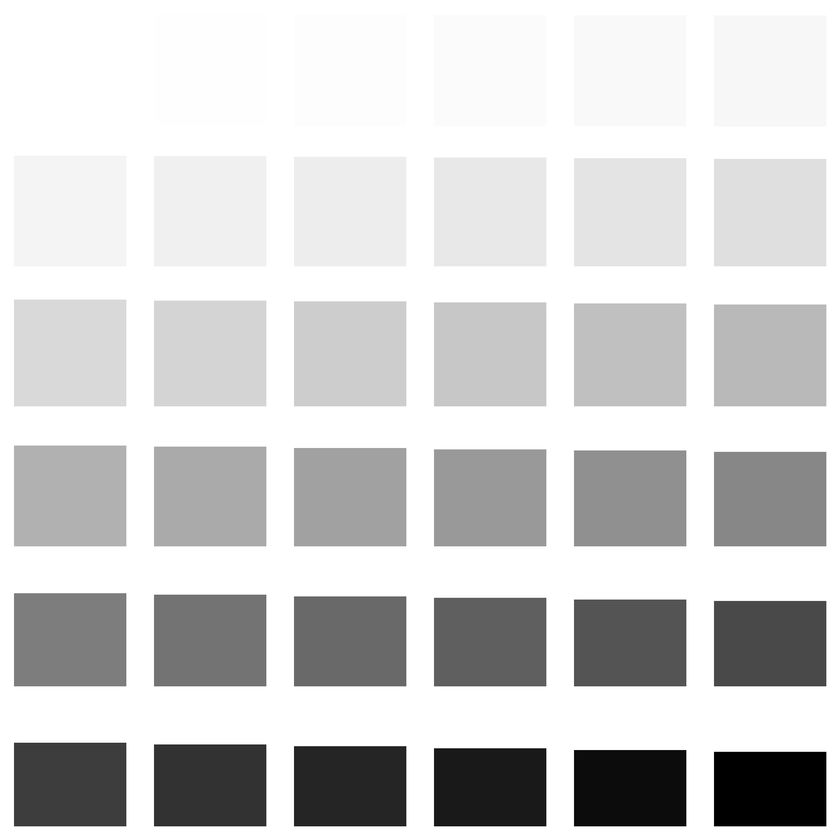
#> input picture sample_images/calibration_image.png, 840 x 840 px, shrunk from 2400 x 2400 before the run
$ python optimize_color_photo.py 100 3 3 sample_images/calibration_image.png sample_images/calibration_image.png
#> lines starting #> are read from the running program, lines starting #| are printed output that depends on the picture; after the words box and inside, x2 and y2 are one past the last pixel; in counts of white or black regions, pixels touching at a corner belong together
### calibration_profile.py
from typing import Generator
import math
import numpy as np
import cv2 as cv


class Image(np.ndarray): pass


class CalibrationArea:

    def __init__(self, top_left_corner, bottom_right_corner, svg_hls_color):
        self.top_left_corner = top_left_corner
        self.bottom_right_corner = bottom_right_corner
        self.svg_hls_color = svg_hls_color


class AbstractCalibrationImageSpecification:

    def get_width(self) -> int:
        pass

    def get_height(self) -> int:
        pass

    def get_whitespace_areas(self) -> Generator[CalibrationArea, None, None]:
        pass

    def get_colored_areas(self) -> Generator[CalibrationArea, None, None]:
        pass


class ARUCOCalibrationSpecification(AbstractCalibrationImageSpecification):

    # [9 lines left out: function __init__, not called in this run]

    def get_width(self) -> int:
        return self.calibration_image_width

    def get_height(self) -> int:
        return self.calibration_image_height

    # [30 lines left out: functions get_whitespace_areas, get_colored_areas, not called in this run]


class GridCalibrationSpecification(AbstractCalibrationImageSpecification):

    def __init__(self, block_size: int, number_of_rows: int, number_of_columns: int, non_linearity_value:float = 1.8):
        self.block_size = block_size
        self.number_of_rows = number_of_rows
        self.number_of_columns = number_of_columns
        self.non_linearity_value = non_linearity_value

        self.calibration_image_width = math.ceil(number_of_columns * self.block_size)
        self.calibration_image_height = math.ceil(number_of_rows * self.block_size)

    def get_width(self) -> int:
        return self.calibration_image_width

    def get_height(self) -> int:
        return self.calibration_image_height

    def get_whitespace_areas(self) -> Generator[CalibrationArea, None, None]:
        x = (self.block_size / 2)
        x_end = (self.block_size / 2) + self.block_size
        y = (self.block_size / 2)
        y_end = (self.block_size / 2) + self.block_size

        white_hls = np.uint8([[[0, 255, 0]]])

        yield CalibrationArea((x, y), (x_end, y_end), white_hls)

    def get_colored_areas(self) -> Generator[CalibrationArea, None, None]:
        spacing = self.block_size * 0.1
        # vertical safety to give room to smoke
        vertical_safety = (self.block_size - spacing) * 0.3
        # vertical_safety = 0
        number_of_blocks = (self.number_of_rows * self.number_of_columns) - 1
        block_count = -1
        for row_number in range(self.number_of_rows):
            for column_number in range(self.number_of_columns):
                # first block is whitespace
                if block_count == -1:
                    block_count += 1
                    continue

                lightness_factor = math.pow((1 + block_count) / number_of_blocks, self.non_linearity_value)
                local_vertical_safety = vertical_safety * lightness_factor

                x = math.ceil((column_number * self.block_size) + spacing)
                y = math.ceil((row_number * self.block_size) + spacing + local_vertical_safety)

                x_end = math.ceil((column_number + 1) * self.block_size - spacing)
                y_end = math.ceil((row_number + 1) * self.block_size - spacing)

                # we suspect that the engraving darkness follows a root function, therefore we try to get the most
                # helpful data using an exponential function
                lightness = 255 - lightness_factor * 255
                hls_color = np.uint8([[[0, lightness, 0]]])

                block_count += 1
                yield CalibrationArea((x, y), (x_end, y_end), hls_color)


class CalibrationData:

    def __init__(self, calibration_specification: AbstractCalibrationImageSpecification, calibration_image: Image):
        self.median_whiteness = self.get_median_whiteness(calibration_specification, calibration_image)
        self.svg_lightness_to_engraved_lightness = self.get_input_output_mapping(calibration_specification, calibration_image)

    @staticmethod
    def get_median_whiteness(calibration_specification: AbstractCalibrationImageSpecification, calibration_image: Image):
        white_values = np.array([])
        # get median whiteness
        for calibration_area in calibration_specification.get_whitespace_areas():
            area_hls = CalibrationData.extract_color_from_area(calibration_area, calibration_image)
            values = np.reshape(area_hls[:, :, 1], (-1), 'C')

            white_values = np.append(white_values, values)

        return np.median(white_values)

    @staticmethod
    def get_input_output_mapping(calibration_specification: AbstractCalibrationImageSpecification, calibration_image: Image):
        svg_lightness_to_engraved_lightness = {}

        for calibration_area in calibration_specification.get_colored_areas():
            area_hls = CalibrationData.extract_color_from_area(calibration_area, calibration_image)
            values = np.reshape(area_hls[:, :, 1], (-1), 'C')
            measured_lightnesses = CalibrationData.filter_quantile(values, 0.4, 0.6)

            median_lightness = np.median(measured_lightnesses)
            svg_lightness_to_engraved_lightness[calibration_area.svg_hls_color[0, 0, 1]] = median_lightness

        return svg_lightness_to_engraved_lightness

    @staticmethod
    def filter_quantile(data, lower_limit, upper_limit):
        lower_quantile = np.quantile(data, lower_limit)
        upper_quantile = np.quantile(data, upper_limit)
        lower_filtered = data[lower_quantile <= data]
        upper_filtered = lower_filtered[lower_filtered <= upper_quantile]
        return upper_filtered

    @staticmethod
    def extract_color_from_area(calibration_area: CalibrationArea, calibration_image: Image):
        x, x_end = calibration_area.top_left_corner[0], calibration_area.bottom_right_corner[0]
        y, y_end = calibration_area.top_left_corner[1], calibration_area.bottom_right_corner[1]
        block = calibration_image[int(y):int(y_end), int(x):int(x_end)]
        block_hls = cv.cvtColor(block, cv.COLOR_RGB2HLS)
        return block_hls

    def get_dark_light_range(self):
        max_darkness = min(self.svg_lightness_to_engraved_lightness.values())
        return (self.median_whiteness - max_darkness) / 255;

### decolorize.py
import numpy as np

# source: https://github.com/damondpham/decolorize-RGB2grayscale

# Python implementation of this algorithm:
# Decolorize: Fast, Contrast Enhancing, Color to Grayscale Conversion
# Mark Grundland and Neil A. Dodgson
# Pattern Recognition, vol. 40, no. 11, pp. 2891-2896, (2007). ISSN 0031-3203.
# http://www.eyemaginary.com/Portfolio/TurnColorsGray.html
# http://www.eyemaginary.com/Rendering/decolorize.m

def decolorize(img, scale=None, effect=.5, noise=.001):
    # Read image as matrix.
    # RGB = mpimg.imread(img_fname)
    # adapted this to allow passing an already loaded image
    RGB = img

    # We need the values to be on [0, 1].
    ## This corrects for when values are integers [0, 255].
    if RGB.dtype != 'float32':
        if (np.min(RGB) >= 0) and (np.max(RGB) <= 255):
            RGB = RGB.astype(float) / 255
        # Not sure if other cases exist...

    dims = np.shape(RGB)

    # If the image is black and white, we only have
    ## the luminence channel itself (Y/L).
    if len(dims) == 1:
        print('Image is already decolorized.')
        return RGB

    tol = 100*np.finfo(float).eps
    if scale is None: scale = np.sqrt(2*min(dims[0:2]))

    #Remove transparency channel, if any.
    if dims[2] == 4:
        RGB = RGB[:,:,0:3]
        dims = np.shape(RGB)

    #We must compute achromatic luminence (Y)
    ## and the orthogonal chromatic channels (P, Q).
    # First, vectorize the image such that each pixel is a (R,G,B) column...
    RGB = RGB.transpose(2,1,0).reshape(dims[2],dims[0]*dims[1])
    # so that Y, P, Q can be computed via matrix multiplication.
    Weights = np.array([[0.2989360212937753847527155, 0.5870430744511212909351327, 0.1140209042551033243121518],
                        [.5000, .5000, -1.00],
                        [1.000, -1.00, 0.000]])
    YPQ = Weights.dot(RGB)
    [Y,P,Q] = map(np.squeeze, np.split(YPQ, 3, axis=0))

    # L: modified lumimence channel
    # S: saturation
    Lmax = 1
    Lscale = 0.66856793424088827189
    Smax = 1.1180339887498948482
    alter = effect*(Lmax/Smax)

    # C: chroma channel
    Ch = np.sqrt(np.square(P) + np.square(Q))

    # Sample each pixel's neighborhood.
    mesh = np.meshgrid(range(dims[0]), range(dims[1]))
    mesh = np.dstack([mesh[0], mesh[1]]).reshape(-1, 2)
    displace = scale * np.sqrt(2/np.pi) * np.random.normal(size=[dims[0]*dims[1],2])
    look = np.round(mesh + displace)
    # Correct out-of-bounds sample indices.
    redo = look[:,0] < 0
    look[redo,0] = (abs(look[redo,0]) % dims[0])
    redo = look[:,1] < 0
    look[redo,1] = (abs(look[redo,1]) % dims[1])
    redo = look[:,0] >= dims[0]
    look[redo,0] = dims[0] - (look[redo,0] % dims[0]) -1
    redo = look[:,1] >= dims[1]
    look[redo,1] = dims[1] - (look[redo,1] % dims[1]) -1
    look = (look[:,0] + dims[0] * look[:,1]).astype(int)

    # Compute
    delta = YPQ - YPQ[:,look]
    contrast_change = abs(delta[0,:])
    contrast_dir = np.sign(delta[0,:])
    color_diff = RGB.astype('float') - RGB[:,look].astype('float')
    color_diff = np.sqrt(sum(np.square(color_diff), 1)) + np.finfo(float).eps

    w = 1 - np.divide(contrast_change/Lscale, color_diff)
    w[color_diff < tol] = 0
    axis = np.multiply(w, contrast_dir)
    axis = np.multiply(delta[1:3,:], np.array([axis, axis]))
    axis = np.sum(axis,1)

    proj = YPQ[1,:]*axis[0] + YPQ[2,:]*axis[1]
    proj = proj / (np.quantile(abs(proj), 1-noise) + tol)

    # L: luminence channel (black-and-white iamge)
    # C: color projection channel
    L = YPQ[0,:]
    C = effect*proj

    # G: composite, decolorized image
    G = L + C
    img_range = np.quantile(G, (noise, 1-noise))
    G = (G - img_range[0]) / (img_range[1] - img_range[0] + tol)
    tgt_range = effect * np.array([0, Lmax]) + (1-effect) * np.quantile(YPQ[0,:], (noise, 1-noise))
    G = tgt_range[0] + G*(tgt_range[1] - tgt_range[0] + tol)
    G = np.minimum(np.maximum(G, YPQ[0,:] - alter*Ch), YPQ[0,:] + alter*Ch)
    G = np.minimum(np.maximum(G, 0), Lmax)

    (G, L, C) = [X.reshape(dims[1], dims[0]).transpose() for X in (G, L, C)]

    GLC = np.stack([G, L,C]).transpose([1,2,0])

    return GLC

### engraving_friendly_bw.py
from decolorize import decolorize
import matplotlib.pyplot as plt
import numpy as np
import cv2 as cv


def convert_photo_to_engraving_friendly_bw(image, calibration_data):
    decolorized = decolorize(image) # decolorize
    grey_channel = decolorized[:,:,0]

    # normalize values
    normalized = (grey_channel - np.min(grey_channel)) / (np.max(grey_channel) - np.min(grey_channel))
    grey_image = plt.cm.gray(normalized, bytes=True)[:, :, [0]].reshape(normalized.shape[:2])

    # equalize histogram
    # img = cv.cvtColor(img, cv.COLOR_BGR2GRAY);
    # equalized = cv.equalizeHist(grey_image)
    equalized = grey_image

    # return grey_image

    # return apply_unsharp_mask(grey_image)

    return apply_clahe(calibration_data, equalized)


# [4 lines left out: function apply_unsharp_mask, not called in this run]


def apply_clahe(calibration_data, equalized):
    # apply CLAHE
    # clip_limit = get_clahe_clip_limit(calibration_data)
    clip_limit = 4
    clahe = cv.createCLAHE(clipLimit=clip_limit, tileGridSize=(16, 16))
    clahed_image = clahe.apply(equalized)
    return clahed_image


# [11 lines left out: function get_clahe_clip_limit, not called in this run]

### bw_to_engraving.py
from calibration_profile import CalibrationData
from scipy.signal import savgol_filter
from sklearn.linear_model import LinearRegression
from sklearn.preprocessing import PolynomialFeatures
from tqdm import tqdm
import numpy as np
import cv2
import math

DEGREE_OF_FUNCTION = 3


def prepare_for_engraving(image, calibration_data: CalibrationData):
    model, polynomial_features = construct_model_from_calibration(calibration_data)
    transformed_rgb = transform_image(image, model, polynomial_features)

    return transformed_rgb


def construct_model_from_calibration(calibration_data):
    engraved_lightness_levels, file_lightness_levels = prepare_dataset(calibration_data)
    # experimental and assumptions might not hold
    engraved_lightness_levels, file_lightness_levels = truncate_lightness_levels(
        engraved_lightness_levels, file_lightness_levels)

    # engraved_lightness_levels, file_lightness_levels = nudge_to_lighter(
    #     engraved_lightness_levels, file_lightness_levels)

    model, polynomial_features = build_model(engraved_lightness_levels, file_lightness_levels)

    return model, polynomial_features


# [46 lines left out: functions transform_image, stretch_levels, build_model, not called in this run]


def truncate_lightness_levels(engraved_lightness_levels, file_lightness_levels):
    # smoothed = savgol_filter(np.ravel(engraved_lightness_levels), 13, 2)
    smoothed = savgol_filter(np.ravel(engraved_lightness_levels), 5, 2) # window size 51, polynomial order 3

    min_lightness_index = np.where(smoothed == np.amin(smoothed))[0][0]
    max_lightness_index = np.where(smoothed == np.amax(smoothed))[0][0]

    smaller_index = min(min_lightness_index, max_lightness_index)
    bigger_index = max(min_lightness_index, max_lightness_index)

    engraved_lightness_levels_trunacted = engraved_lightness_levels[smaller_index:bigger_index, :]
    file_lightness_levels_truncated = file_lightness_levels[smaller_index:bigger_index, :]

    return engraved_lightness_levels_trunacted, file_lightness_levels_truncated


# [4 lines left out: function nudge_to_lighter, not called in this run]


def prepare_dataset(calibration_data):
    # get lightness of material
    median_engraved_whiteness = calibration_data.median_whiteness

    # prepare dataset
    engraved_lightnesses = np.array([])
    file_lightnesses = np.array([])

    # add value for no engraving at all
    file_lightnesses = np.append(file_lightnesses, [255])
    engraved_lightnesses = np.append(engraved_lightnesses, [median_engraved_whiteness])
    for file_lightness, engraved_lightness in calibration_data.svg_lightness_to_engraved_lightness.items():
        white_difference = median_engraved_whiteness - engraved_lightness

        # TODO better determine threshold
        if white_difference > 10:
            file_lightnesses = np.append(file_lightnesses, [file_lightness])
            engraved_lightnesses = np.append(engraved_lightnesses, [engraved_lightness])

    # extract also min lightness/darkness to determine relative lightness values
    max_engraved_darkness = np.min(engraved_lightnesses)

    engraved_lightness_levels = np.array(
        [relative_real_mix(value, median_engraved_whiteness, max_engraved_darkness) for value in
         engraved_lightnesses]).reshape(-1, 1)
    file_lightness_levels = np.array([relative_lightness(value, 255, 0) for value in file_lightnesses]).reshape(-1, 1)

    return engraved_lightness_levels, file_lightness_levels


def relative_real_mix(measurement, light, dark):
    relative = relative_lightness(measurement, light, dark)
    real = relative_lightness(measurement, 255, 0)
    return (relative * 0.6) + (real * 0.4)


def relative_lightness(measurement, light, dark):
    light_dark_range = light - dark
    return (measurement - dark) / light_dark_range

### optimize_color_photo.py
import argparse
from calibration_profile import GridCalibrationSpecification, CalibrationData
from engraving_simulator import simulate_engraving
from bw_to_engraving import prepare_for_engraving
from engraving_friendly_bw import convert_photo_to_engraving_friendly_bw
import cv2 as cv

parser = argparse.ArgumentParser(description='Optimize a color photo for engraving.')
parser.add_argument('block_size', type=int,
                    help='Height and width of one square calibration block.')
parser.add_argument('row_num', type=int,
                    help='Number of rows of calibration blocks.')
parser.add_argument('column_num', type=int,
                    help='Number of columns of calibration blocks.')
parser.add_argument('scanned_gauge_path', type=str,
                    help='File path of the scanned calibration gauge, '
                         'the image dimensions need to match the dimension of the generated gauge image.')
parser.add_argument('photo_path', type=str,
                    help='File path of the photo to optimize.')


args = parser.parse_args()

print("## Load laser profile")
calibration_image = cv.imread(args.scanned_gauge_path)
#> calibration_image is the input picture: shape (840, 840, 3); min 0, max 255, mean 207.8
grid_spec = GridCalibrationSpecification(args.block_size, args.row_num, args.column_num)
calibration_data = CalibrationData(grid_spec, calibration_image)
#> after the loop in get_median_whiteness, `for calibration_area in calibration_specification.get_whitespace_areas..`: white_values = 10000 values from 255 to 255
#> in __init__, `self.median_whiteness = self.get_median_whiteness(calibration_specific..`: self.median_whiteness = 255
#> the loop in get_input_output_mapping, `for calibration_area in calibration_specification.get_colored_areas():` made 8 passes
#> median_lightness on passes 1 to 8: 255, 254, 255, 255, 255, 244, 255, 255
#> pass 1, in extract_color_from_area (call 2), `block = calibration_image[int(y):int(y_end), int(x):int(x_end)]`:
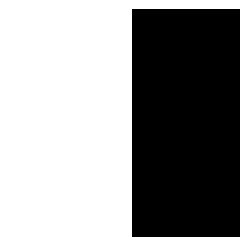
#> block: shape (79, 80, 3) (shown 3 times larger); values 254 (black) and 255 (white), 56.7% white; 1 black region, box (x1, y1, x2, y2) and area: (44, 3, 80, 79) 2736
#> pass 2, in extract_color_from_area (call 3), `block = calibration_image[int(y):int(y_end), int(x):int(x_end)]`:
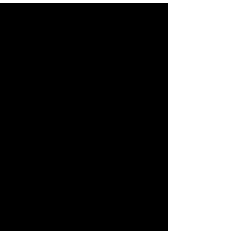
#> block: shape (77, 80, 3) (shown 3 times larger); values 254 (black) and 255 (white), 30.9% white; 1 white region, box (x1, y1, x2, y2) and area: (0, 0, 80, 77) 1904
#> after the loop in get_input_output_mapping, `for calibration_area in calibration_specification.get_colored_areas():`: svg_lightness_to_engraved_lightness = {248: 255, 233: 254, 211: 255, 181: 255, 145: 255, 103: 244, 54: 255, 0: 255}
#> in __init__, `self.svg_lightness_to_engraved_lightness = self.get_input_output_mappi..`: self.svg_lightness_to_engraved_lightness has the same summary as svg_lightness_to_engraved_lightness in get_input_output_mapping

print("## Convert color photo to engraving friendly bw photo")
input_image = cv.imread(args.photo_path, cv.IMREAD_COLOR)
engraving_friendly = convert_photo_to_engraving_friendly_bw(input_image, calibration_data)
#> in decolorize, `axis = np.sum(axis,1)`: axis = [0, 0]
#> in decolorize, `img_range = np.quantile(G, (noise, 1-noise))`: img_range = [0, 1]
#> in decolorize, `(G, L, C) = [X.reshape(dims[1], dims[0]).transpose() for X in (G, L, C)]`: C: shape (840, 840) float64; every value is 0
#> in decolorize, `GLC = np.stack([G, L,C]).transpose([1,2,0])`:
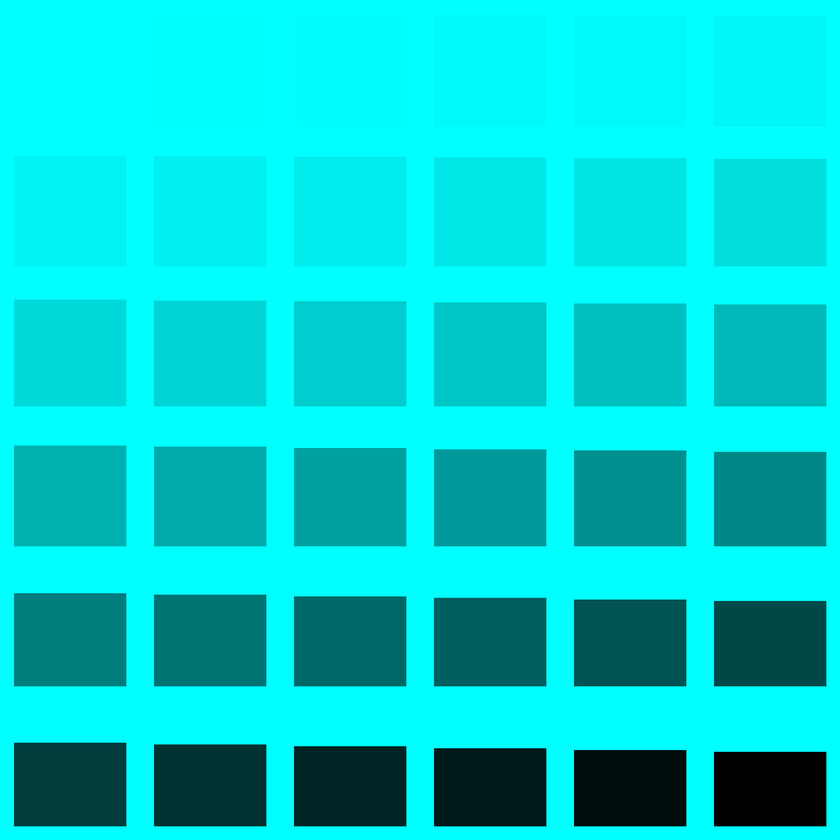
#> GLC: shape (840, 840, 3) float64; mean of channels 0, 1, 2 0.815, 0.815, 0; drawn as B, G, R
cv.imwrite('greyscale.png', engraving_friendly)

print("## Adapt photo to profile of laser")
for_engraving = prepare_for_engraving(engraving_friendly, calibration_data)
#> in prepare_dataset, `median_engraved_whiteness = calibration_data.median_whiteness`: median_engraved_whiteness = 255
#> in prepare_dataset, `engraved_lightnesses = np.append(engraved_lightnesses, [median_engrave..`: engraved_lightnesses = [255]
#> the loop in prepare_dataset, `for file_lightness, engraved_lightness in calibration_data.svg_lightne..` made 8 passes
#> (file_lightness, engraved_lightness, white_difference, file_lightnesses, engraved_lightnesses) on pass 6: (103, 244, 11, [255, 103], [255, 244])
#> (file_lightness, engraved_lightness, white_difference) on passes 1, 2, 3, 4, 5, 7: (248, 255, 0), (233, 254, 1), (211, 255, 0), (181, 255, 0), (145, 255, 0), (54, 255, 0)
#> in prepare_dataset, `max_engraved_darkness = np.min(engraved_lightnesses)`: max_engraved_darkness = 244
#> in relative_lightness, `light_dark_range = light - dark`: light_dark_range = 11
#> in relative_real_mix, `relative = relative_lightness(measurement, light, dark)`: relative = 1
#> in prepare_dataset, `engraved_lightness_levels = np.array( [relative_real_mix(value, median..`: engraved_lightness_levels = [1, 0.383]
#> in prepare_dataset, `file_lightness_levels = np.array([relative_lightness(value, 255, 0) fo..`: file_lightness_levels = [1, 0.404]
#> in construct_model_from_calibration, `engraved_lightness_levels, file_lightness_levels = prepare_dataset(cal..`: engraved_lightness_levels = [1, 0.383]; file_lightness_levels = [1, 0.404]
#> (the run stopped early here; a loop or call above may not have finished)
